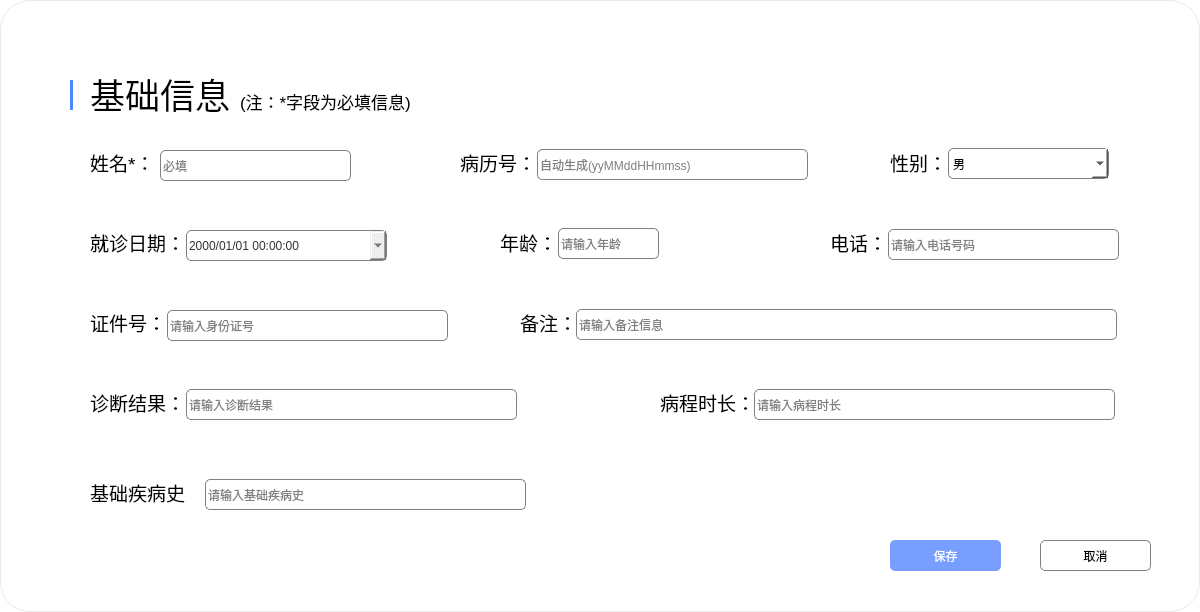
<?xml version="1.0" encoding="UTF-8"?>
<ui version="4.0">
 <class>PatientEditDialog</class>
 <widget class="QDialog" name="PatientEditDialog">
  <property name="geometry">
   <rect>
    <x>0</x>
    <y>0</y>
    <width>1200</width>
    <height>612</height>
   </rect>
  </property>
  <property name="minimumSize">
   <size>
    <width>1200</width>
    <height>612</height>
   </size>
  </property>
  <property name="maximumSize">
   <size>
    <width>1200</width>
    <height>612</height>
   </size>
  </property>
  <property name="windowTitle">
   <string>新建患者</string>
  </property>
  <property name="styleSheet">
   <string notr="true">QDialog#PatientEditDialog {
	background-color: #ffffff;
	border-radius: 30px;
	border: 1px solid rgba(0, 0, 0, 0.08);
}</string>
  </property>
  <widget class="QLabel" name="label">
   <property name="geometry">
    <rect>
     <x>500</x>
     <y>20</y>
     <width>228</width>
     <height>50</height>
    </rect>
   </property>
   <property name="minimumSize">
    <size>
     <width>228</width>
     <height>50</height>
    </size>
   </property>
   <property name="maximumSize">
    <size>
     <width>228</width>
     <height>50</height>
    </size>
   </property>
   <property name="styleSheet">
    <string notr="true">border-image: url(:/patient/pic/patient_newa_logo.png);</string>
   </property>
   <property name="text">
    <string/>
   </property>
  </widget>
  <widget class="QLabel" name="label_2">
   <property name="geometry">
    <rect>
     <x>90</x>
     <y>70</y>
     <width>140</width>
     <height>48</height>
    </rect>
   </property>
   <property name="minimumSize">
    <size>
     <width>140</width>
     <height>48</height>
    </size>
   </property>
   <property name="maximumSize">
    <size>
     <width>140</width>
     <height>48</height>
    </size>
   </property>
   <property name="font">
    <font>
     <pointsize>26</pointsize>
     <bold>false</bold>
    </font>
   </property>
   <property name="text">
    <string>基础信息</string>
   </property>
  </widget>
  <widget class="QLabel" name="label_3">
   <property name="geometry">
    <rect>
     <x>240</x>
     <y>90</y>
     <width>189</width>
     <height>22</height>
    </rect>
   </property>
   <property name="minimumSize">
    <size>
     <width>189</width>
     <height>22</height>
    </size>
   </property>
   <property name="maximumSize">
    <size>
     <width>189</width>
     <height>22</height>
    </size>
   </property>
   <property name="font">
    <font>
     <pointsize>13</pointsize>
    </font>
   </property>
   <property name="text">
    <string>(注：*字段为必填信息)</string>
   </property>
  </widget>
  <widget class="QLabel" name="label_4">
   <property name="geometry">
    <rect>
     <x>70</x>
     <y>80</y>
     <width>3</width>
     <height>30</height>
    </rect>
   </property>
   <property name="minimumSize">
    <size>
     <width>3</width>
     <height>30</height>
    </size>
   </property>
   <property name="maximumSize">
    <size>
     <width>3</width>
     <height>30</height>
    </size>
   </property>
   <property name="styleSheet">
    <string notr="true">background-color: rgb(75, 135, 253);</string>
   </property>
   <property name="text">
    <string/>
   </property>
  </widget>
  <widget class="QLabel" name="label_name">
   <property name="geometry">
    <rect>
     <x>90</x>
     <y>150</y>
     <width>61</width>
     <height>25</height>
    </rect>
   </property>
   <property name="minimumSize">
    <size>
     <width>0</width>
     <height>25</height>
    </size>
   </property>
   <property name="maximumSize">
    <size>
     <width>16777215</width>
     <height>25</height>
    </size>
   </property>
   <property name="font">
    <font>
     <pointsize>14</pointsize>
    </font>
   </property>
   <property name="text">
    <string>姓名*：</string>
   </property>
  </widget>
  <widget class="QLineEdit" name="lineEdit_name">
   <property name="geometry">
    <rect>
     <x>160</x>
     <y>150</y>
     <width>191</width>
     <height>31</height>
    </rect>
   </property>
   <property name="styleSheet">
    <string notr="true">border: 1px solid gray; border-radius: 5px;</string>
   </property>
   <property name="placeholderText">
    <string>必填</string>
   </property>
  </widget>
  <widget class="QLabel" name="label_patientId">
   <property name="geometry">
    <rect>
     <x>460</x>
     <y>150</y>
     <width>71</width>
     <height>25</height>
    </rect>
   </property>
   <property name="minimumSize">
    <size>
     <width>0</width>
     <height>25</height>
    </size>
   </property>
   <property name="maximumSize">
    <size>
     <width>16777215</width>
     <height>25</height>
    </size>
   </property>
   <property name="font">
    <font>
     <pointsize>14</pointsize>
    </font>
   </property>
   <property name="text">
    <string>病历号：</string>
   </property>
  </widget>
  <widget class="QLineEdit" name="lineEdit_patientId">
   <property name="geometry">
    <rect>
     <x>537</x>
     <y>149</y>
     <width>271</width>
     <height>31</height>
    </rect>
   </property>
   <property name="styleSheet">
    <string notr="true">border: 1px solid gray; border-radius: 5px;</string>
   </property>
   <property name="readOnly">
    <bool>true</bool>
   </property>
   <property name="placeholderText">
    <string>自动生成(yyMMddHHmmss)</string>
   </property>
  </widget>
  <widget class="QLabel" name="label_gender">
   <property name="geometry">
    <rect>
     <x>890</x>
     <y>150</y>
     <width>51</width>
     <height>25</height>
    </rect>
   </property>
   <property name="minimumSize">
    <size>
     <width>0</width>
     <height>25</height>
    </size>
   </property>
   <property name="maximumSize">
    <size>
     <width>16777215</width>
     <height>25</height>
    </size>
   </property>
   <property name="font">
    <font>
     <pointsize>14</pointsize>
    </font>
   </property>
   <property name="text">
    <string>性别：</string>
   </property>
  </widget>
  <widget class="QComboBox" name="comboBox_gender">
   <property name="geometry">
    <rect>
     <x>948</x>
     <y>148</y>
     <width>161</width>
     <height>31</height>
    </rect>
   </property>
   <property name="styleSheet">
    <string>QComboBox { border: 1px solid gray; border-radius: 5px; background-color: white; }
QComboBox QAbstractItemView { background-color: white; }</string>
   </property>
   <item>
    <property name="text">
     <string>男</string>
    </property>
   </item>
   <item>
    <property name="text">
     <string>女</string>
    </property>
   </item>
   <item>
    <property name="text">
     <string>保密</string>
    </property>
   </item>
  </widget>
  <widget class="QLabel" name="label_age">
   <property name="geometry">
    <rect>
     <x>500</x>
     <y>230</y>
     <width>51</width>
     <height>25</height>
    </rect>
   </property>
   <property name="minimumSize">
    <size>
     <width>0</width>
     <height>25</height>
    </size>
   </property>
   <property name="maximumSize">
    <size>
     <width>16777215</width>
     <height>25</height>
    </size>
   </property>
   <property name="font">
    <font>
     <pointsize>14</pointsize>
    </font>
   </property>
   <property name="text">
    <string>年龄：</string>
   </property>
  </widget>
  <widget class="QLineEdit" name="spinBox_age">
   <property name="geometry">
    <rect>
     <x>558</x>
     <y>228</y>
     <width>101</width>
     <height>31</height>
    </rect>
   </property>
   <property name="styleSheet">
    <string notr="true">border: 1px solid gray; border-radius: 5px;</string>
   </property>
   <property name="placeholderText">
    <string>请输入年龄</string>
   </property>
  </widget>
  <widget class="QLabel" name="label_visit">
   <property name="geometry">
    <rect>
     <x>90</x>
     <y>230</y>
     <width>91</width>
     <height>25</height>
    </rect>
   </property>
   <property name="minimumSize">
    <size>
     <width>0</width>
     <height>25</height>
    </size>
   </property>
   <property name="maximumSize">
    <size>
     <width>16777215</width>
     <height>25</height>
    </size>
   </property>
   <property name="font">
    <font>
     <pointsize>14</pointsize>
    </font>
   </property>
   <property name="text">
    <string>就诊日期：</string>
   </property>
  </widget>
  <widget class="QDateTimeEdit" name="dateTimeEdit_visit">
   <property name="geometry">
    <rect>
     <x>186</x>
     <y>230</y>
     <width>201</width>
     <height>31</height>
    </rect>
   </property>
   <property name="styleSheet">
    <string>border: 1px solid gray; border-radius: 5px; color: #333333;</string>
   </property>
   <property name="displayFormat">
    <string>yyyy/MM/dd HH:mm:ss</string>
   </property>
   <property name="calendarPopup">
    <bool>true</bool>
   </property>
  </widget>
  <widget class="QLabel" name="label_phone">
   <property name="geometry">
    <rect>
     <x>830</x>
     <y>230</y>
     <width>51</width>
     <height>25</height>
    </rect>
   </property>
   <property name="minimumSize">
    <size>
     <width>0</width>
     <height>25</height>
    </size>
   </property>
   <property name="maximumSize">
    <size>
     <width>16777215</width>
     <height>25</height>
    </size>
   </property>
   <property name="font">
    <font>
     <pointsize>14</pointsize>
    </font>
   </property>
   <property name="text">
    <string>电话：</string>
   </property>
  </widget>
  <widget class="QLineEdit" name="lineEdit_phone">
   <property name="geometry">
    <rect>
     <x>888</x>
     <y>229</y>
     <width>231</width>
     <height>31</height>
    </rect>
   </property>
   <property name="styleSheet">
    <string notr="true">border: 1px solid gray; border-radius: 5px;</string>
   </property>
   <property name="placeholderText">
    <string>请输入电话号码</string>
   </property>
   <property name="maxLength">
    <number>11</number>
   </property>
  </widget>
  <widget class="QLabel" name="label_idCard">
   <property name="geometry">
    <rect>
     <x>90</x>
     <y>310</y>
     <width>71</width>
     <height>25</height>
    </rect>
   </property>
   <property name="minimumSize">
    <size>
     <width>0</width>
     <height>25</height>
    </size>
   </property>
   <property name="maximumSize">
    <size>
     <width>16777215</width>
     <height>25</height>
    </size>
   </property>
   <property name="font">
    <font>
     <pointsize>14</pointsize>
    </font>
   </property>
   <property name="text">
    <string>证件号：</string>
   </property>
  </widget>
  <widget class="QLineEdit" name="lineEdit_idCard">
   <property name="geometry">
    <rect>
     <x>167</x>
     <y>310</y>
     <width>281</width>
     <height>31</height>
    </rect>
   </property>
   <property name="styleSheet">
    <string notr="true">border: 1px solid gray; border-radius: 5px;</string>
   </property>
   <property name="placeholderText">
    <string>请输入身份证号</string>
   </property>
   <property name="maxLength">
    <number>18</number>
   </property>
  </widget>
  <widget class="QLabel" name="label_note">
   <property name="geometry">
    <rect>
     <x>520</x>
     <y>310</y>
     <width>51</width>
     <height>25</height>
    </rect>
   </property>
   <property name="minimumSize">
    <size>
     <width>0</width>
     <height>25</height>
    </size>
   </property>
   <property name="maximumSize">
    <size>
     <width>500000</width>
     <height>25</height>
    </size>
   </property>
   <property name="font">
    <font>
     <pointsize>14</pointsize>
    </font>
   </property>
   <property name="text">
    <string>备注：</string>
   </property>
  </widget>
  <widget class="QLineEdit" name="lineEdit_notes">
   <property name="geometry">
    <rect>
     <x>576</x>
     <y>309</y>
     <width>541</width>
     <height>31</height>
    </rect>
   </property>
   <property name="styleSheet">
    <string notr="true">border: 1px solid gray; border-radius: 5px;</string>
   </property>
   <property name="placeholderText">
    <string>请输入备注信息</string>
   </property>
  </widget>
  <widget class="QLabel" name="label_diagnosisResult">
   <property name="geometry">
    <rect>
     <x>90</x>
     <y>390</y>
     <width>91</width>
     <height>25</height>
    </rect>
   </property>
   <property name="minimumSize">
    <size>
     <width>0</width>
     <height>25</height>
    </size>
   </property>
   <property name="maximumSize">
    <size>
     <width>16777215</width>
     <height>25</height>
    </size>
   </property>
   <property name="font">
    <font>
     <pointsize>14</pointsize>
    </font>
   </property>
   <property name="text">
    <string>诊断结果：</string>
   </property>
  </widget>
  <widget class="QLineEdit" name="lineEdit_diagnosisResult">
   <property name="geometry">
    <rect>
     <x>186</x>
     <y>389</y>
     <width>331</width>
     <height>31</height>
    </rect>
   </property>
   <property name="styleSheet">
    <string notr="true">border: 1px solid gray; border-radius: 5px;</string>
   </property>
   <property name="placeholderText">
    <string>请输入诊断结果</string>
   </property>
  </widget>
  <widget class="QLabel" name="label_durationOfIllness">
   <property name="geometry">
    <rect>
     <x>660</x>
     <y>390</y>
     <width>91</width>
     <height>25</height>
    </rect>
   </property>
   <property name="minimumSize">
    <size>
     <width>0</width>
     <height>25</height>
    </size>
   </property>
   <property name="maximumSize">
    <size>
     <width>16777215</width>
     <height>25</height>
    </size>
   </property>
   <property name="font">
    <font>
     <pointsize>14</pointsize>
    </font>
   </property>
   <property name="text">
    <string>病程时长：</string>
   </property>
  </widget>
  <widget class="QLineEdit" name="lineEdit_durationOfIllness">
   <property name="geometry">
    <rect>
     <x>754</x>
     <y>389</y>
     <width>361</width>
     <height>31</height>
    </rect>
   </property>
   <property name="styleSheet">
    <string notr="true">border: 1px solid gray; border-radius: 5px;</string>
   </property>
   <property name="placeholderText">
    <string>请输入病程时长</string>
   </property>
  </widget>
  <widget class="QLabel" name="label_underlyingHealthCondition">
   <property name="geometry">
    <rect>
     <x>90</x>
     <y>480</y>
     <width>101</width>
     <height>25</height>
    </rect>
   </property>
   <property name="minimumSize">
    <size>
     <width>0</width>
     <height>25</height>
    </size>
   </property>
   <property name="maximumSize">
    <size>
     <width>16777215</width>
     <height>25</height>
    </size>
   </property>
   <property name="font">
    <font>
     <pointsize>14</pointsize>
    </font>
   </property>
   <property name="text">
    <string>基础疾病史：</string>
   </property>
  </widget>
  <widget class="QLineEdit" name="lineEdit_underlyingHealthCondition">
   <property name="geometry">
    <rect>
     <x>205</x>
     <y>479</y>
     <width>321</width>
     <height>31</height>
    </rect>
   </property>
   <property name="styleSheet">
    <string notr="true">border: 1px solid gray; border-radius: 5px;</string>
   </property>
   <property name="placeholderText">
    <string>请输入基础疾病史</string>
   </property>
  </widget>
  <widget class="QPushButton" name="pushButton_ok">
   <property name="geometry">
    <rect>
     <x>890</x>
     <y>540</y>
     <width>111</width>
     <height>31</height>
    </rect>
   </property>
   <property name="styleSheet">
    <string>border: none; border-radius: 5px; background-color: #789EFF; color: white;</string>
   </property>
   <property name="text">
    <string>保存</string>
   </property>
   <property name="default">
    <bool>true</bool>
   </property>
  </widget>
  <widget class="QPushButton" name="pushButton_cancel">
   <property name="geometry">
    <rect>
     <x>1040</x>
     <y>540</y>
     <width>111</width>
     <height>31</height>
    </rect>
   </property>
   <property name="styleSheet">
    <string notr="true">border: 1px solid gray; border-radius: 5px;
background-color: rgb(255, 255, 255);</string>
   </property>
   <property name="text">
    <string>取消</string>
   </property>
  </widget>
  <widget class="QPushButton" name="label_close">
   <property name="geometry">
    <rect>
     <x>1150</x>
     <y>20</y>
     <width>30</width>
     <height>30</height>
    </rect>
   </property>
   <property name="minimumSize">
    <size>
     <width>30</width>
     <height>30</height>
    </size>
   </property>
   <property name="maximumSize">
    <size>
     <width>30</width>
     <height>30</height>
    </size>
   </property>
   <property name="cursor">
    <cursorShape>PointingHandCursor</cursorShape>
   </property>
   <property name="styleSheet">
    <string notr="true">border: none;
background: transparent;
border-image: url(:/patient/pic/patient_select_close.png);</string>
   </property>
   <property name="text">
    <string/>
   </property>
   <property name="flat">
    <bool>true</bool>
   </property>
  </widget>
 </widget>
 <resources>
  <include location="resources.qrc"/>
 </resources>
 <connections>
  <connection>
   <sender>pushButton_ok</sender>
   <signal>clicked()</signal>
   <receiver>PatientEditDialog</receiver>
   <slot>accept()</slot>
   <hints>
    <hint type="sourcelabel">
     <x>248</x>
     <y>254</y>
    </hint>
    <hint type="destinationlabel">
     <x>157</x>
     <y>274</y>
    </hint>
   </hints>
  </connection>
  <connection>
   <sender>pushButton_cancel</sender>
   <signal>clicked()</signal>
   <receiver>PatientEditDialog</receiver>
   <slot>reject()</slot>
   <hints>
    <hint type="sourcelabel">
     <x>316</x>
     <y>254</y>
    </hint>
    <hint type="destinationlabel">
     <x>286</x>
     <y>274</y>
    </hint>
   </hints>
  </connection>
 </connections>
</ui>
